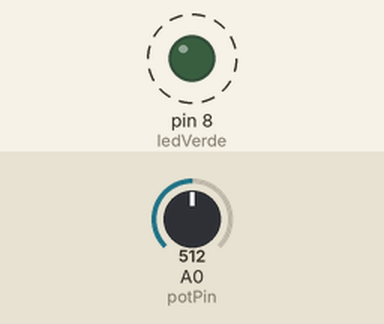
The sketch below on a simulated Arduino Uno, built with avr-gcc and run on an emulated ATmega328P. On the bench: output pins drawn as LEDs (lit = HIGH). Dashed ring = blinking. The inputs (shaded band) are chosen by the test bench; at power-on: A0 (potPin) = 512.

Above: at 1.8 s.
1.9 s: A0 (potPin) set to 0
At 3.0 s:
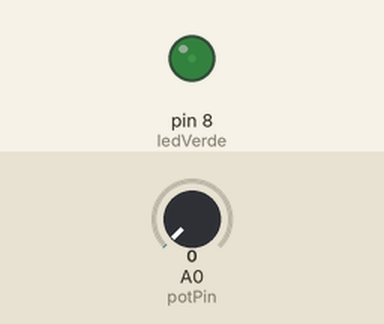
3.6 s: A0 (potPin) set to 122
At 3.9 s:
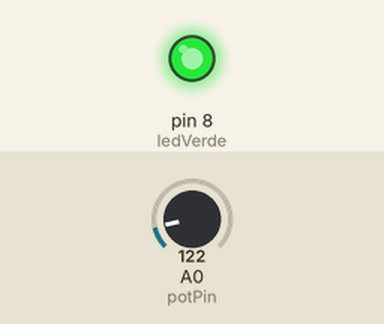
Timing chart, 0 to 13.1 s (numbered marks = the images above; inputs shaded):
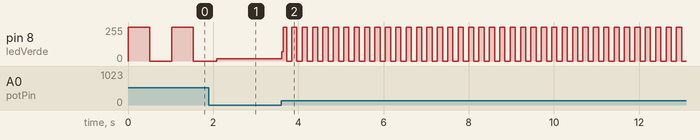

Measured:
- after the input at 3.6 s, pin 8 (ledVerde): 16/255 → 69/255 at once, then moves between 0/255 and 255/255, repeating every 0.24 s
- by itself, pin 8 (ledVerde): alternates 255/255 for 0.51 s and 0/255 for 0.51 s

The sketch:

PotenciometroLed.ino
```cpp
int ledVerde = 8; // Led indicador de resistencia variable
int potPin = A0; // Pin de lectura del potenciometro
int potValue = 0; // Obtiene la lectura del potenciometro

void setup() {
  // put your setup code here, to run once:
  pinMode(ledVerde, OUTPUT);
}

void loop() {
  // put your main code here, to run repeatedly:
  potValue = analogRead(potPin);
  digitalWrite(ledVerde, HIGH);
  delay(potValue);
  digitalWrite(ledVerde, LOW);
  delay(potValue);
}
```
